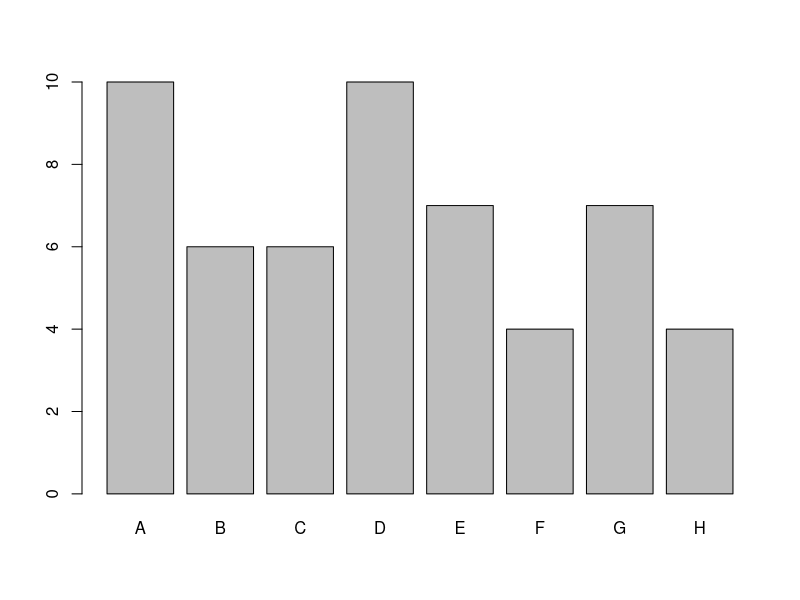
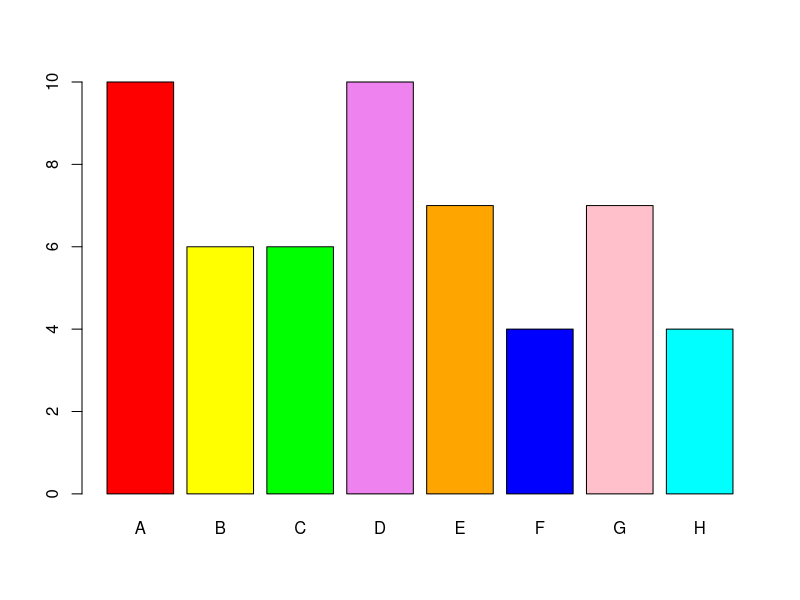
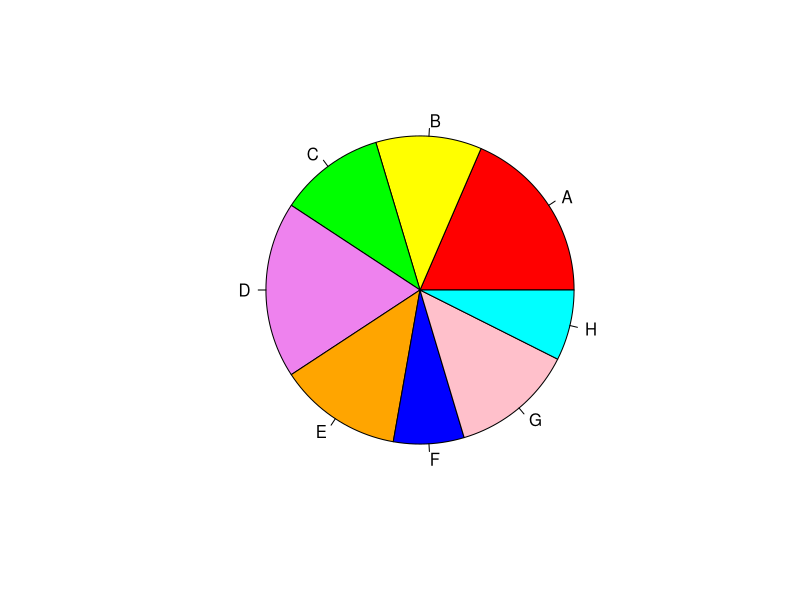

Write R code to recreate these figures, in order.
#R basics  for Qualitative data
library(MASS)   # for painters dataset
school = painters$School
school.freq = table(school) #table function
school.freq
cbind(school.freq) # columnar type data print
school.relfreq = school.freq / nrow(painters) # nrows function
school.relfreq 

old = options(digits=1)  # options to set digit to 1
school.relfreq
options(old)  #restore options

barplot(school.freq)         # apply the barplot function

# for enhancement
colors = c("red", "yellow", "green", "violet","orange", "blue", "pink", "cyan") 
barplot(school.freq,col=colors) # apply the barplot function and set the color palette

pie(school.freq,col=colors)              # apply the pie function


#mean composition score of school C in the data set painters

c_school = school == "C"      # the logical index vector
c_painters = painters[c_school, ]  # child data set
mean(c_painters$Composition) 

#OR
tapply(painters$Composition, painters$School, mean) 

#the school with the highest composition scores.
tapply(painters$Composition, painters$School, max)

#percentage of painters whose color score is equal to or above 14.
Colour=painters$Colour
col_14 = Colour > 14
col_14_painters = painters[col_14,]
print(nrow(col_14_painters)*100/nrow(painters))



